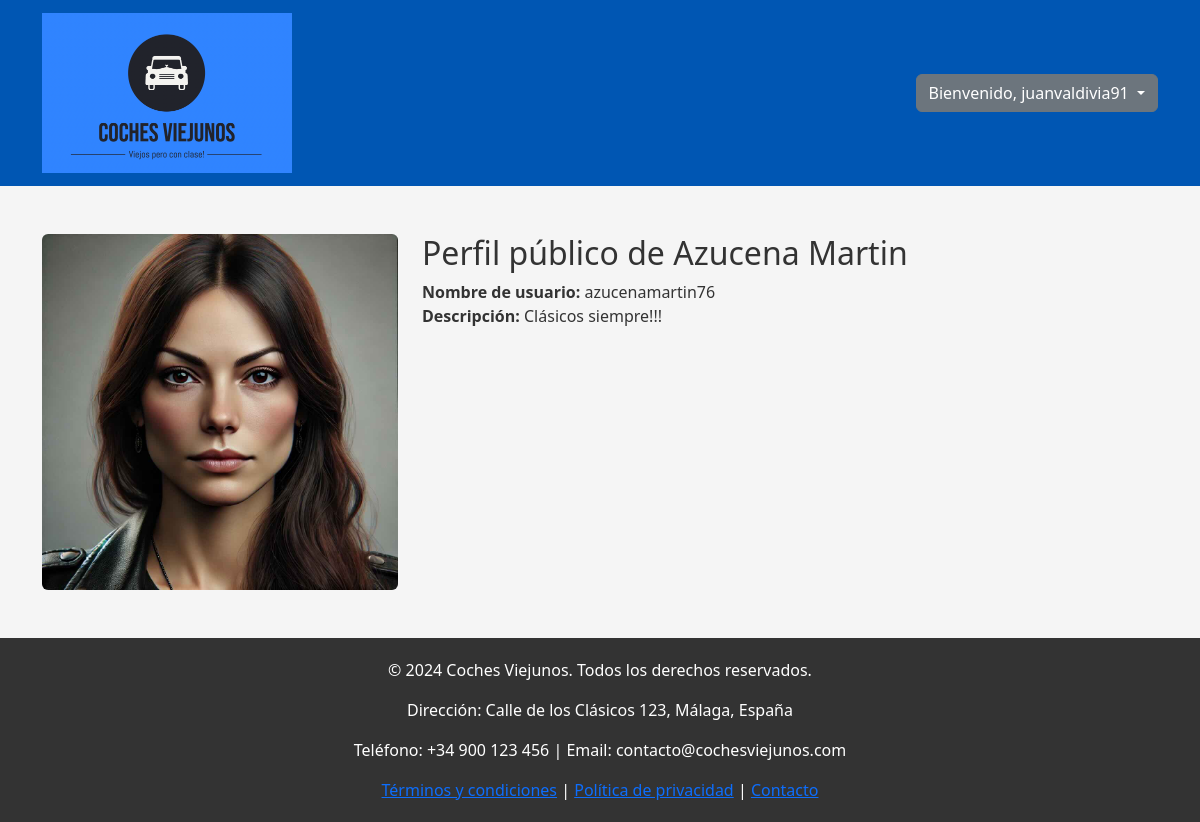
/php/public_profile.php?username=azucenamartin76 (signed in), run on the app's committed database.
### tables this page shows
CREATE TABLE IF NOT EXISTS users (
    id INT AUTO_INCREMENT PRIMARY KEY,
    name VARCHAR(50),
    username VARCHAR(50),
    email VARCHAR(100),
    pass VARCHAR(50),
    apikey VARCHAR(50),
    address VARCHAR(50),
    description VARCHAR(250),
    image VARCHAR(50)
);

### php/public_profile.php (the view, shortened to what this page needs)
<?php
include('header.php');
$db = db_connect();
$username = $_GET['username'];
$query = $db->query('SELECT username, name, description, image FROM users WHERE username = "' . $username . '"');
$user = $query->fetch_assoc();
?>
<div class="container my-5">
  <div class="row">
    <div class="col-md-4 text-center">
      <img src="imgs/users/<?php echo $user['image']; ?>" alt="Foto de perfil" class="img-fluid rounded">
    </div>
    <div class="col-md-8">
      <h2>Perfil público de <?php echo $user['name']; ?></h2>
      <ul class="list-unstyled">
        <li><strong>Nombre de usuario:</strong> <?php echo $user['username']; ?></li>
        <li><strong>Descripción:</strong> <?php echo $user['description']; ?></li>
      </ul>
    </div>
  </div>
</div>
<?php
include('footer.php');
?>

### php/css/styles.css (style rules this page uses)
body { background-color: #f5f5f5; color: #333; }

### data on the page
users: image (picture), name "Azucena Martin", username "azucenamartin76", description "Clásicos siempre!!!"

### other printed values
$usernameLink "juanvaldivia91"
